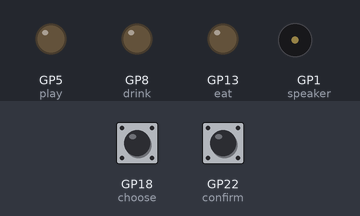
This program was run on a simulated Raspberry Pi Pico running MicroPython. Parts: output pins drawn as LEDs (lit = HIGH), buzzer (waves = sounding). Inputs (shaded band) come from the test bench; at power-on: GP18 (choose) HIGH, GP22 (confirm) HIGH. Random numbers come from a fixed seed.

Above: at 1.2 s.
1.3 s: GP18 (choose) pulled LOW for 0.15 s
At 1.9 s:
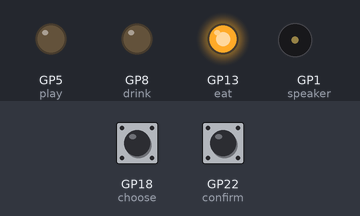
2.9 s: GP22 (confirm) pulled LOW for 0.15 s
At 3.7 s:
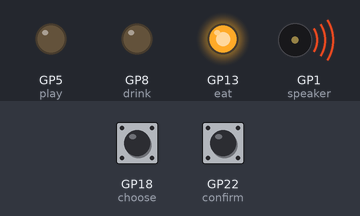
5.4 s: GP18 (choose) pulled LOW for 1 s
At 6.2 s:
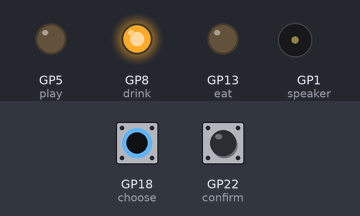
7.9 s: GP22 (confirm) pulled LOW for 1 s
At 8.7 s:
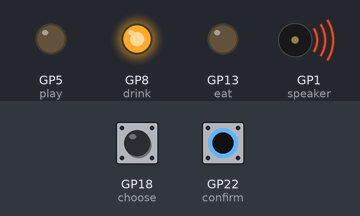
10.4 s: GP18 (choose) pulled LOW for 0.15 s
At 11.2 s:
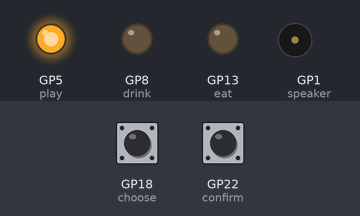
12.0 s: GP22 (confirm) pulled LOW for 0.15 s
At 12.5 s:
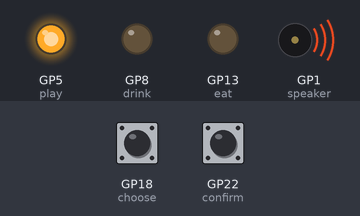
Timing chart, 0 to 15.0 s (numbered marks = the images above; inputs shaded):
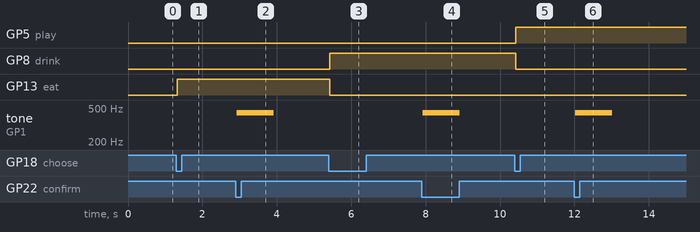

Measured:
- after the input at 1.3 s, GP13 (eat): LOW → HIGH at once
- after the input at 2.9 s, tone on GP1 (speaker): silent → 440 Hz at once, → silent 1.0 s later
- after the input at 5.4 s, GP8 (drink): LOW → HIGH at once; GP13 (eat): HIGH → LOW at once
- after the input at 7.9 s, tone on GP1 (speaker): silent → 440 Hz at once, → silent 1.0 s later
- after the input at 10.4 s, GP5 (play): LOW → HIGH at once; GP8 (drink): HIGH → LOW at once
- after the input at 12.0 s, tone on GP1 (speaker): silent → 440 Hz at once, → silent 1.0 s later

The program:

focus_indicator.py
```python
from picozero import LED, Speaker, Button
from time import sleep

eat = LED(13)
drink = LED(8)
play = LED(5)

speaker = Speaker(1)

choose = Button(18)
confirm = Button(22)

option = 0 # store the current option

def choice(): # call the next function and update the option
    global option
    if option == 0:
        eat.on()
        drink.off()
        play.off()
    elif option == 1:
        eat.off()
        drink.on()
        play.off()
    elif option == 2:
        eat.off()
        drink.off()
        play.on()
    elif option == 3:
        eat.off()
        drink.off()
        play.off()

    if option == 3:
        option = 0
    else:
        option = option + 1

def sound_buzzer():
    speaker.on()
    sleep(1)
    speaker.off()

choose.when_pressed = choice
confirm.when_pressed = sound_buzzer
```
